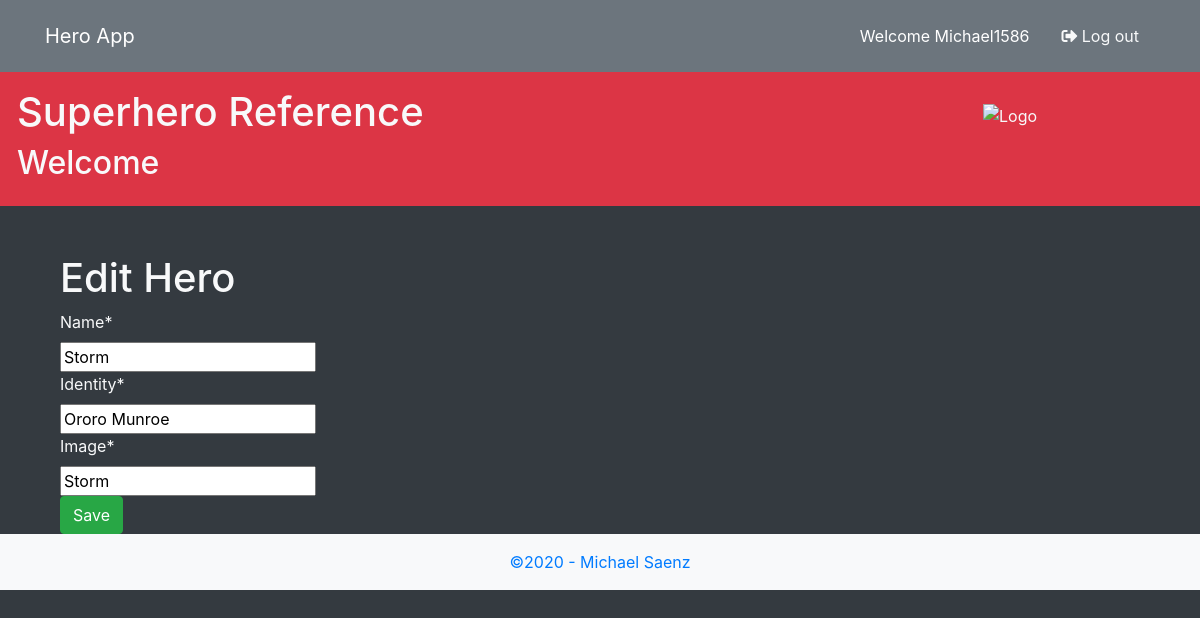
Screenshot of /3/ (signed in) with the database file from the repository.
### hero/models.py (models this page shows, shortened)
class Superhero(models.Model):
    name = models.CharField(max_length=20)
    identity = models.CharField(max_length=20)
    image = models.CharField(max_length=200, null=True)

### hero/views.py (the view)
# urls.py: path('<int:pk>/', HeroEditView.as_view(), name='hero_edit'),
class HeroEditView(LoginRequiredMixin, UpdateView):
    template_name = "hero_edit.html"
    model = Superhero
    fields = '__all__'

### templates/hero_edit.html
{% extends 'superhero_theme.html' %}
{% load crispy_forms_tags %}
{% block main %}
<div class="container">
  <h1>Edit Hero</h1>
  <form action="" method="post">{% csrf_token %}
    {{ form|crispy }}
    <button class="btn btn-success" type="submit">Save</button>
  </form>
</div>
{% endblock main %}

### templates/superhero_theme.html (shortened to what this page needs)
{% load static %}
<!doctype html>
<html lang="en">
<head>
    <link rel="stylesheet" href="https://stackpath.bootstrapcdn.com/bootstrap/4.5.2/css/bootstrap.min.css">
    <link rel="stylesheet" href="https://use.fontawesome.com/releases/v5.0.13/css/all.css">
</head>
<body class="bg-dark text-light">
    {% block content %}
        <nav class="navbar navbar-expand-sm navbar-dark bg-secondary">
            <div class="container">
                <div class="collapse navbar-collapse" id="navbarCollapse">
                    <a href="{% url 'hero_list' %}" class="navbar-brand">Hero App</a>
                    <ul class="navbar-nav ml-auto">
                        {% block user %}
                            {% if user.is_authenticated %}
                                <li class="nav-item active">
                                    <span class="nav-link p-2 m-2">Welcome {{ user.username }}</span>
                                </li>
                                <li class="nav-item">
                                    <a href="{% url 'logout' %}" class=" nav-link text-light p-2 m-2">
                                        <i class="fas fa-sign-out-alt"></i> Log out
                                    </a>
                                </li>
                            {% endif %}
                        {% endblock user %}
                    </ul>
                </div>
            </div>
        </nav>
        {% block header %}
        <header class="bg-danger p-3 mb-5">
            <div class="row media">
                <div class="media-body">
                    <h1><a href="/" class="text-light ml-3">Superhero Reference</a></h1>
                    <h2 class="text-light ml-3">Welcome</h2>
                </div>
                <img class="m-3 image-fluid image-circle" src="/static/images/SWS_Logo_200.jpg" alt="Logo" width="200">
            </div>
        </header>
        {% endblock header %}
        <main>
            <div class="container">
                {% block main %}{% endblock main %}
            </div>
        </main>
        {% block footer %}
        <footer class="bg-light p-3 text-center text-primary">
            &copy;2020 - Michael Saenz
        </footer>
        {% endblock footer %}
    {% endblock content %}
</body>
</html>

### rows the page displays
Superhero: name "Storm", identity "Ororo Munroe", image "Storm"

### other values shown
{{ user.username }} "Michael1586"
